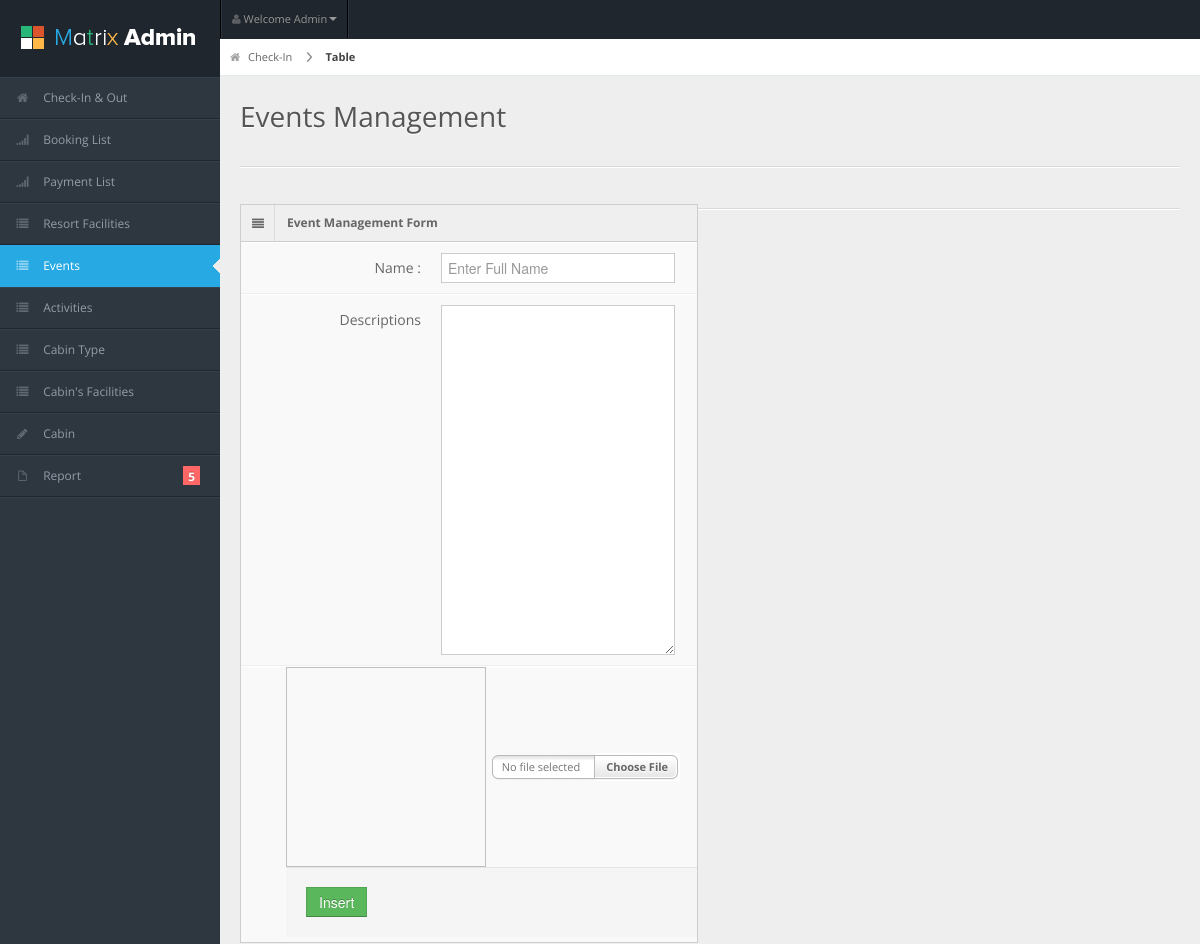
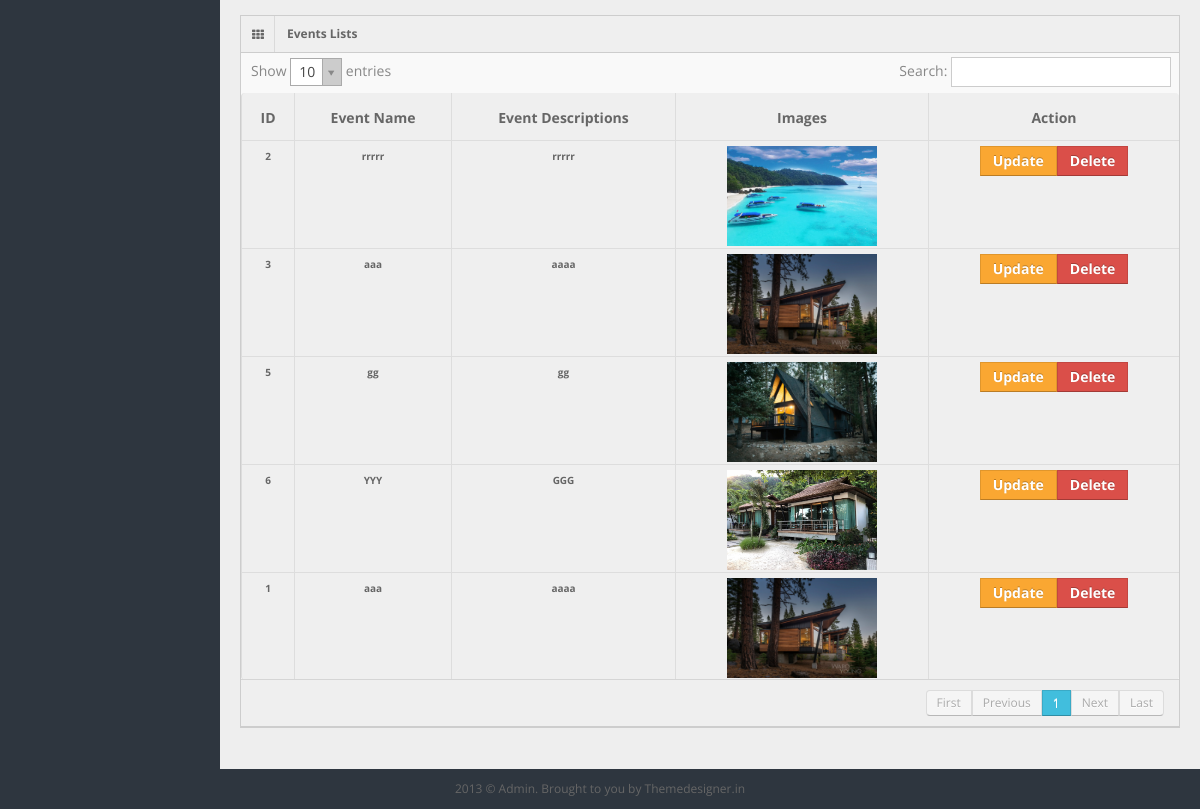
/Admin/event.php (signed in), run on the app's committed database (2 pictures, top to bottom).
### tables this page shows
CREATE TABLE `events` (
  `eveid` int(10) NOT NULL,
  `evename` varchar(50) DEFAULT NULL,
  `evedesc` text,
  `eveimg` varchar(100) DEFAULT NULL
);

### Admin/event.php (the view, shortened to what this page needs)
<!DOCTYPE html>
<html lang="en">
<head>
<link rel="stylesheet" href="css/bootstrap.min.css" />
<link rel="stylesheet" href="css/bootstrap-responsive.min.css" />
<link rel="stylesheet" href="css/uniform.css" />
<link rel="stylesheet" href="css/select2.css" />
<link rel="stylesheet" href="css/matrix-style.css" />
<link rel="stylesheet" href="css/matrix-media.css" />
<link href="font-awesome/css/font-awesome.css" rel="stylesheet" />
</head>
<body>
<?php
include('mainheader.php');
 ?>
<div id="sidebar">
  <ul>
    <li><a href="index.php"><i class="icon icon-home"></i> <span>Check-In &amp; Out</span></a> </li>
    <li> <a href="bookingList.php"><i class="icon icon-signal"></i> <span> Booking List</span></a> </li>
    <li> <a href="bookingList.php"><i class="icon icon-signal"></i> <span> Payment List</span></a> </li>
    <li > <a href="resortfacilitiesUpdate.php"><i class="icon icon-list"></i> <span> Resort Facilities</span></a> </li>
    <li class="active"> <a href="event.php"><i class="icon icon-list"></i> <span> Events</span></a> </li>
    <li > <a href="activities.php"><i class="icon icon-list"></i> <span> Activities</span></a> </li>
    <li > <a href="cabintype.php"><i class="icon icon-list"></i> <span> Cabin Type</span></a> </li>
    <li> <a href="cabinfacilities.php"><i class="icon icon-list"></i> <span> Cabin's Facilities</span></a> </li>
    <li ><a href="cabin.php"><i class="icon icon-pencil"></i> <span>Cabin</span></a></li>
   <li class="submenu"> <a href="#"><i class="icon icon-file"></i> <span>Report</span> <span class="label label-important">5</span></a>
    </li>
  </ul>
</div>
<div id="content">
  <div id="content-header">
    <div id="breadcrumb"> <a href="index.php" title="Go to Check-In Form" class="tip-bottom"><i class="icon-home"></i> Check-In</a> <a href="Check-Out.php" class="current">Table</a> </div>
    <h1>Events Management</h1>
  </div>
  <div class="container-fluid">
    <hr>
  <div class="row-fluid">
    <div class="span6">
      <div class="widget-box">
        <div class="widget-title"> <span class="icon"> <i class="icon-align-justify"></i> </span>
          <h5>Event Management Form</h5>
        </div>
        <div class="widget-content nopadding">
          <form action="" method="POST" name="myform" enctype="multipart/form-data" onsubmit="return validateFile()"  class="form-horizontal">
            <div class="control-group">
              <label class="control-label">Name :</label>
              <div class="controls">
                <input type="text" name="name"  id="n" class="span11" placeholder="Enter Full Name" required=""/>
              </div>
            </div>
            <div class="control-group">
              <label class="control-label">Descriptions</label>
              <div class="controls">
                <textarea name="description"  id="desc"  class="span11" style="height: 350px" required="">
              </textarea>
              </div>
            </div>
            <div class="control-group" style="padding-left: 45px">
              <label ><div><img id="output" style="width:200px; height:200px;" required=""/>
            </div>
            <div class="form-actions">
              <button type="submit" class="btn btn-success" id="insert" name="ins">Insert</button>
            </div>
          </form>
        </div>
      </div>
</div>
</div>
    <hr>
    <div class="row-fluid">
        <div class="widget-box">
          <div class="widget-title"> <span class="icon"><i class="icon-th"></i></span>
            <h5>Events Lists</h5>
          </div>
          <div class="widget-content nopadding">
            <table class="table table-bordered data-table">
              <thead>
                <tr>
                  <th><h5>ID</h5></th>
                  <th><h5>Event Name</h5></th>
                  <th><h5>Event Descriptions</h5></th>
                  <th><h5>Images</h5></th>
                  <th><h5>Action</h5></th>
                </tr>
              </thead>
              <?php
                $query="SELECT * FROM events";
                $result= mysqli_query($conc,$query);
                while($row=mysqli_fetch_assoc($result))
                {
                  $id=$row["eveid"];
                  $name=$row["evename"];
                  $desc=$row["evedesc"];
                  $img=$row["eveimg"];
                  echo "<tbody>";
                  echo "<tr>";
                  echo "<th>$id</th>";
                  echo "<th>$name</th>";
                  echo "<th>$desc</th>";
                  ?>
    <th> <img src="SystemImage/Event/<?php echo $img; ?>" style="height: 100px;width: 150px;"> </th>
                 <?php
                  echo "<th><a href='?ueveid=$id&uevename=$name&uevedesc=$desc&ueveimg=$img' class='btn btn-warning'>Update</a>";
                  echo "<a href='?deveid=$id&devename=$name&devedesc=$desc &deveimg=$img' class='btn btn-danger'>Delete</a>";
                  echo "</th></tr>";
                  echo"</tbody>";
                }
              ?>
            </table>
          </div>
        </div>
      </div>
    </div>
  </div>
<div class="row-fluid">
  <div id="footer" class="span12"> 2013 &copy;  Admin. Brought to you by
    <a href="http://themedesigner.in">Themedesigner.in</a>
  </div>
</div>
</body>
</html>

### Admin/css/matrix-media.css (style rules this page uses)
body { background:#2E363F; }
#sidebar > ul { border-bottom: 1px solid #37414b }
#sidebar > ul > li { border-top: 1px solid #37414b; border-bottom: 1px solid #1f262d; }
#sidebar > ul > li.active { background-color: #27a9e3; border-bottom: 1px solid #27a9e3; border-top: 1px solid #27a9e3; }
#sidebar > ul > li.active a { color:#fff; text-decoration:none; }
#sidebar > ul > li > a > .label { background-color:#F66; }

### data on the page
events: eveid "1", evename "aaa", evedesc "aaaa", eveimg (picture)
events: eveid "2", evename "rrrrr", evedesc "rrrrr", eveimg (picture)
events: eveid "3", evename "aaa", evedesc "aaaa", eveimg (picture)
events: eveid "5", evename "gg", evedesc "gg", eveimg (picture)
events: eveid "6", evename "YYY", evedesc "GGG", eveimg (picture)
